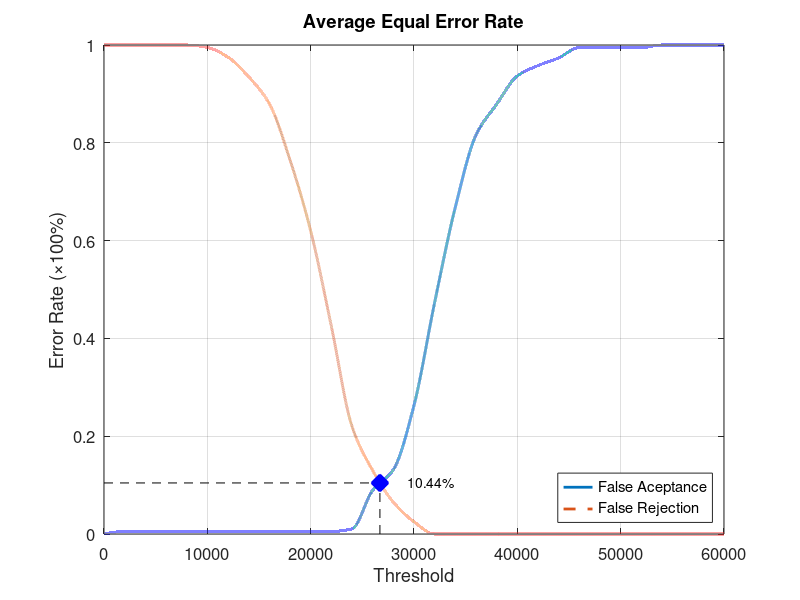
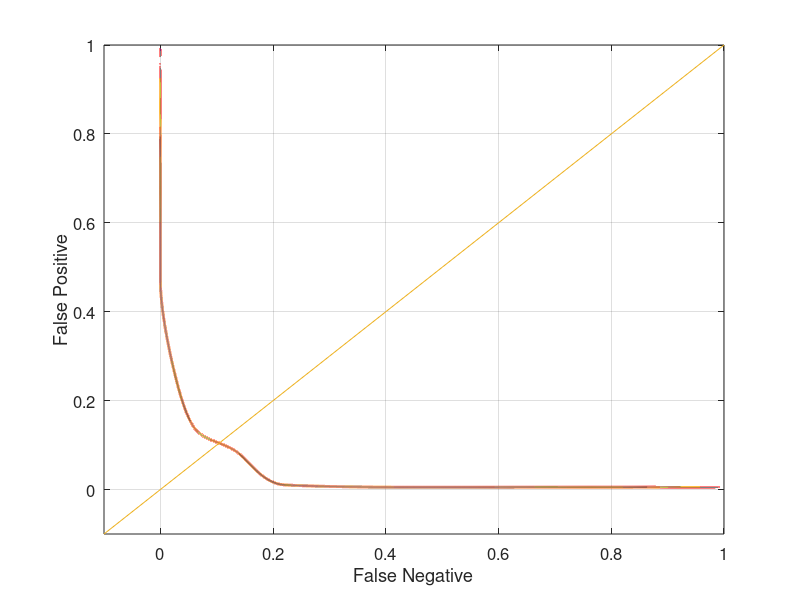

These charts were generated, in order, by the following MATLAB code:
function yEER = Database4_3
close all;
clear;
clc;
x = 0:2000:60000;
xq = 0:0.5:60000;

y0 = [0 0.00526316 0.00526316 0.00526316 0.00526316 0.00526316 0.00526316 0.00526316 0.00526316 0.00526316 0.00526316 0.00526316 0.0105263 0.0894737 0.131579 0.263158 0.473684 0.668421 0.815789 0.878947 0.936842 0.957895 0.973684 0.994737 0.994737 0.994737 0.994737 1 1 1 1];
yy0 = interp1(x, y0, xq, 'pchip');
y1 = [1 1 1 1 1 0.995 0.975 0.935 0.88 0.765 0.62 0.425 0.22 0.13 0.065 0.025 0 0 0 0 0 0 0 0 0 0 0 0 0 0 0];
yy1 = interp1(x, y1, xq, 'pchip');

% Calculating EER: 
y2 = abs(y0 - y1);
find(y2 == min(y2))
yy2 = abs(yy0 - yy1);
xEER = find(yy2 == min(yy2));
xEERIndex = xq(xEER) % X-axis EER
yEER = yy0(xEER) % Y-axis EER

main = figure
plot(xq, yy0,'-','LineWidth', 2);	hold on
plot(xq, yy1,'--','LineWidth', 2);	hold on
plot([xEERIndex xEERIndex], [0 yEER], 'k--');	hold on
plot([0 xEERIndex], [yEER yEER], 'k--');	hold on
plot(xEERIndex, yEER, 'bx', 'LineWidth', 10);	hold on
text(xEERIndex + 10 * xEERIndex / 100, yEER, [num2str(round((10000 * yEER)) / 100) '%'])
legend('False Aceptance', 'False Rejection', 'Location', 'SouthEast')
xlabel('Threshold')
ylabel('Error Rate (\times100%)')
title('Average Equal Error Rate')
set(gca, 'FontSize', 12)
axis([0 60000 0 1])
grid on

print(main, 'Database4_3Main', '-dpng');
FNRxFPR = figure('Color', [1 1 1]);
plot(yy1, yy0, '-', yy1, yy0, 'LineWidth', 2);
hold on
y = -0.1:0.1:1
plot(y, y); 
set(gca, 'FontSize', 12)
xlabel('False Negative')
ylabel('False Positive')
axis([-0.1 1 -0.1 1])
set(gca, 'FontSize', 12)
grid on

print(FNRxFPR, 'Database4_3FNRxFPR','-dpng');
end
